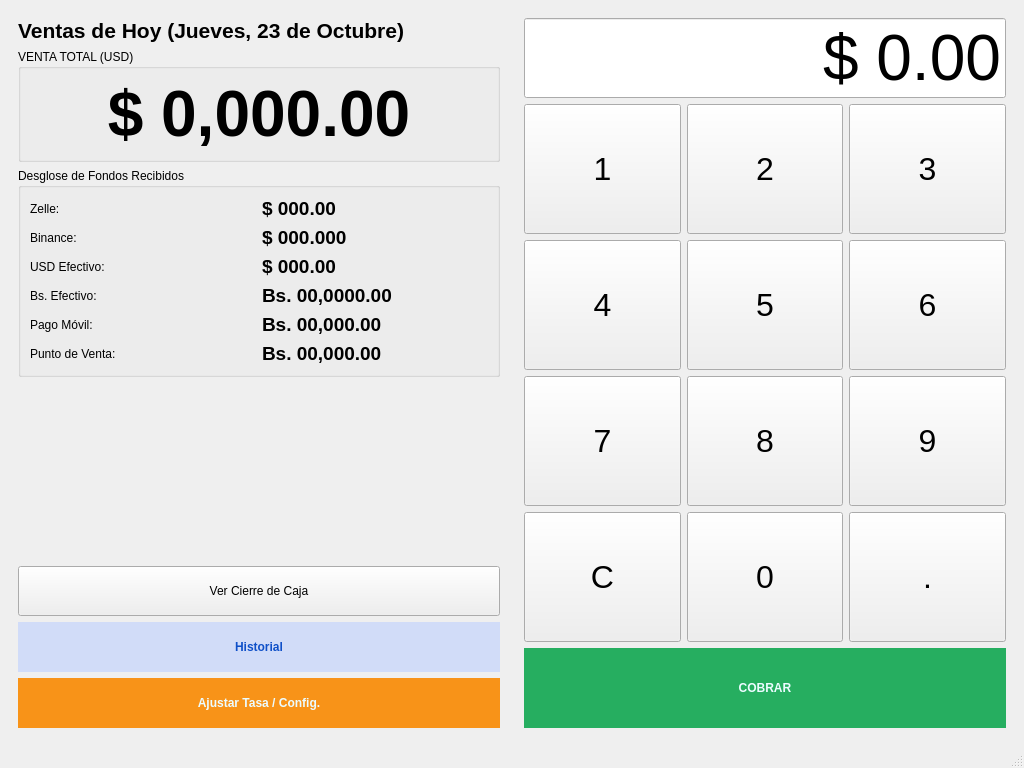
<?xml version="1.0" encoding="UTF-8"?>
<ui version="4.0">
 <class>MainWindow</class>
 <widget class="QMainWindow" name="MainWindow">
  <property name="geometry">
   <rect>
    <x>0</x>
    <y>0</y>
    <width>1024</width>
    <height>768</height>
   </rect>
  </property>
  <property name="windowTitle">
   <string>CajaMaestra</string>
  </property>
  <property name="windowIcon">
   <iconset>
    <normaloff>../../img/logo.png</normaloff>../../img/logo.png</iconset>
  </property>
  <widget class="QWidget" name="centralwidget">
   <layout class="QHBoxLayout" name="horizontalLayout">
    <item>
     <widget class="QWidget" name="dashboardWidget" native="true">
      <property name="sizePolicy">
       <sizepolicy hsizetype="Preferred" vsizetype="Preferred">
        <horstretch>1</horstretch>
        <verstretch>0</verstretch>
       </sizepolicy>
      </property>
      <layout class="QVBoxLayout" name="verticalLayout_2">
       <item>
        <widget class="QLabel" name="dateLabel">
         <property name="font">
          <font>
           <pointsize>16</pointsize>
           <weight>75</weight>
           <bold>true</bold>
          </font>
         </property>
         <property name="text">
          <string>Ventas de Hoy (Jueves, 23 de Octubre)</string>
         </property>
        </widget>
       </item>
       <item>
        <widget class="QGroupBox" name="groupBox">
         <property name="title">
          <string>VENTA TOTAL (USD)</string>
         </property>
         <layout class="QVBoxLayout" name="verticalLayout_3">
          <item>
           <widget class="QLabel" name="totalSalesLabel">
            <property name="font">
             <font>
              <pointsize>48</pointsize>
              <weight>75</weight>
              <bold>true</bold>
             </font>
            </property>
            <property name="text">
             <string>$ 0,000.00</string>
            </property>
            <property name="alignment">
             <set>Qt::AlignCenter</set>
            </property>
           </widget>
          </item>
         </layout>
        </widget>
       </item>
       <item>
        <widget class="QGroupBox" name="groupBox_2">
         <property name="title">
          <string>Desglose de Fondos Recibidos</string>
         </property>
         <layout class="QGridLayout" name="gridLayout_2">
          <item row="0" column="0">
           <widget class="QLabel" name="label_3">
            <property name="text">
             <string>Zelle:</string>
            </property>
           </widget>
          </item>
          <item row="0" column="1">
           <widget class="QLabel" name="zelleLabel">
            <property name="font">
             <font>
              <pointsize>14</pointsize>
              <weight>75</weight>
              <bold>true</bold>
             </font>
            </property>
            <property name="text">
             <string>$ 000.00</string>
            </property>
           </widget>
          </item>
          <item row="4" column="0">
           <widget class="QLabel" name="label_5">
            <property name="text">
             <string>Pago Móvil:</string>
            </property>
           </widget>
          </item>
          <item row="2" column="0">
           <widget class="QLabel" name="label_4">
            <property name="text">
             <string>USD Efectivo:</string>
            </property>
           </widget>
          </item>
          <item row="2" column="1">
           <widget class="QLabel" name="cashLabel">
            <property name="font">
             <font>
              <pointsize>14</pointsize>
              <weight>75</weight>
              <bold>true</bold>
             </font>
            </property>
            <property name="text">
             <string>$ 000.00</string>
            </property>
           </widget>
          </item>
          <item row="4" column="1">
           <widget class="QLabel" name="totalMobilePaymentLabel">
            <property name="font">
             <font>
              <pointsize>14</pointsize>
              <weight>75</weight>
              <bold>true</bold>
             </font>
            </property>
            <property name="text">
             <string>Bs. 00,000.00</string>
            </property>
           </widget>
          </item>
          <item row="5" column="1">
           <widget class="QLabel" name="totalPointSaleLabel">
            <property name="font">
             <font>
              <pointsize>14</pointsize>
              <weight>75</weight>
              <bold>true</bold>
             </font>
            </property>
            <property name="text">
             <string>Bs. 00,000.00</string>
            </property>
           </widget>
          </item>
          <item row="5" column="0">
           <widget class="QLabel" name="label_6">
            <property name="text">
             <string>Punto de Venta:</string>
            </property>
           </widget>
          </item>
          <item row="3" column="0">
           <widget class="QLabel" name="label">
            <property name="text">
             <string>Bs. Efectivo: </string>
            </property>
           </widget>
          </item>
          <item row="3" column="1">
           <widget class="QLabel" name="bsCashLabel">
            <property name="font">
             <font>
              <pointsize>14</pointsize>
              <weight>75</weight>
              <bold>true</bold>
             </font>
            </property>
            <property name="text">
             <string>Bs. 00,0000.00</string>
            </property>
           </widget>
          </item>
          <item row="1" column="0">
           <widget class="QLabel" name="label_7">
            <property name="text">
             <string>Binance:</string>
            </property>
           </widget>
          </item>
          <item row="1" column="1">
           <widget class="QLabel" name="binanceLabel">
            <property name="font">
             <font>
              <pointsize>14</pointsize>
              <weight>75</weight>
              <bold>true</bold>
             </font>
            </property>
            <property name="text">
             <string>$ 000.000</string>
            </property>
           </widget>
          </item>
         </layout>
        </widget>
       </item>
       <item>
        <spacer name="verticalSpacer">
         <property name="orientation">
          <enum>Qt::Vertical</enum>
         </property>
         <property name="sizeHint" stdset="0">
          <size>
           <width>20</width>
           <height>40</height>
          </size>
         </property>
        </spacer>
       </item>
       <item>
        <widget class="QPushButton" name="closeBoxButton">
         <property name="minimumSize">
          <size>
           <width>0</width>
           <height>50</height>
          </size>
         </property>
         <property name="cursor">
          <cursorShape>PointingHandCursor</cursorShape>
         </property>
         <property name="styleSheet">
          <string notr="true">background-color: #0051fe;
color: #ecfcff;
border: none;
border-radius: 50px;
font-weight: 500;

closeBoxButton::hover{
	background-color: #004786;
}</string>
         </property>
         <property name="text">
          <string>Ver Cierre de Caja</string>
         </property>
        </widget>
       </item>
       <item>
        <widget class="QPushButton" name="historyButton">
         <property name="minimumSize">
          <size>
           <width>0</width>
           <height>50</height>
          </size>
         </property>
         <property name="cursor">
          <cursorShape>PointingHandCursor</cursorShape>
         </property>
         <property name="styleSheet">
          <string notr="true">background-color: #d1dcf8;
color: #0f50c8;
border: none;
border-radius: 50px;
font-weight: 500;</string>
         </property>
         <property name="text">
          <string>Historial</string>
         </property>
        </widget>
       </item>
       <item>
        <widget class="QPushButton" name="configButton">
         <property name="minimumSize">
          <size>
           <width>0</width>
           <height>50</height>
          </size>
         </property>
         <property name="cursor">
          <cursorShape>PointingHandCursor</cursorShape>
         </property>
         <property name="styleSheet">
          <string notr="true">background-color: #f89318;
color: #ecfcff;
border: none;
border-radius: 50px;
font-weight: 500;
</string>
         </property>
         <property name="text">
          <string>Ajustar Tasa / Config.</string>
         </property>
        </widget>
       </item>
      </layout>
     </widget>
    </item>
    <item>
     <widget class="QWidget" name="terminalWidget" native="true">
      <property name="sizePolicy">
       <sizepolicy hsizetype="Preferred" vsizetype="Preferred">
        <horstretch>1</horstretch>
        <verstretch>0</verstretch>
       </sizepolicy>
      </property>
      <layout class="QVBoxLayout" name="verticalLayout">
       <item>
        <widget class="QLineEdit" name="displayLineEdit">
         <property name="font">
          <font>
           <pointsize>48</pointsize>
          </font>
         </property>
         <property name="text">
          <string>$ 0.00</string>
         </property>
         <property name="alignment">
          <set>Qt::AlignRight|Qt::AlignTrailing|Qt::AlignVCenter</set>
         </property>
         <property name="readOnly">
          <bool>true</bool>
         </property>
        </widget>
       </item>
       <item>
        <layout class="QGridLayout" name="keypadLayout">
         <item row="0" column="0">
          <widget class="QPushButton" name="btn_1">
           <property name="sizePolicy">
            <sizepolicy hsizetype="Expanding" vsizetype="Expanding">
             <horstretch>0</horstretch>
             <verstretch>0</verstretch>
            </sizepolicy>
           </property>
           <property name="font">
            <font>
             <pointsize>24</pointsize>
            </font>
           </property>
           <property name="text">
            <string>1</string>
           </property>
          </widget>
         </item>
         <item row="0" column="1">
          <widget class="QPushButton" name="btn_2">
           <property name="sizePolicy">
            <sizepolicy hsizetype="Expanding" vsizetype="Expanding">
             <horstretch>0</horstretch>
             <verstretch>0</verstretch>
            </sizepolicy>
           </property>
           <property name="font">
            <font>
             <pointsize>24</pointsize>
            </font>
           </property>
           <property name="text">
            <string>2</string>
           </property>
          </widget>
         </item>
         <item row="0" column="2">
          <widget class="QPushButton" name="btn_3">
           <property name="sizePolicy">
            <sizepolicy hsizetype="Expanding" vsizetype="Expanding">
             <horstretch>0</horstretch>
             <verstretch>0</verstretch>
            </sizepolicy>
           </property>
           <property name="font">
            <font>
             <pointsize>24</pointsize>
            </font>
           </property>
           <property name="text">
            <string>3</string>
           </property>
          </widget>
         </item>
         <item row="1" column="0">
          <widget class="QPushButton" name="btn_4">
           <property name="sizePolicy">
            <sizepolicy hsizetype="Expanding" vsizetype="Expanding">
             <horstretch>0</horstretch>
             <verstretch>0</verstretch>
            </sizepolicy>
           </property>
           <property name="font">
            <font>
             <pointsize>24</pointsize>
            </font>
           </property>
           <property name="text">
            <string>4</string>
           </property>
          </widget>
         </item>
         <item row="1" column="1">
          <widget class="QPushButton" name="btn_5">
           <property name="sizePolicy">
            <sizepolicy hsizetype="Expanding" vsizetype="Expanding">
             <horstretch>0</horstretch>
             <verstretch>0</verstretch>
            </sizepolicy>
           </property>
           <property name="font">
            <font>
             <pointsize>24</pointsize>
            </font>
           </property>
           <property name="text">
            <string>5</string>
           </property>
          </widget>
         </item>
         <item row="1" column="2">
          <widget class="QPushButton" name="btn_6">
           <property name="sizePolicy">
            <sizepolicy hsizetype="Expanding" vsizetype="Expanding">
             <horstretch>0</horstretch>
             <verstretch>0</verstretch>
            </sizepolicy>
           </property>
           <property name="font">
            <font>
             <pointsize>24</pointsize>
            </font>
           </property>
           <property name="text">
            <string>6</string>
           </property>
          </widget>
         </item>
         <item row="2" column="0">
          <widget class="QPushButton" name="btn_7">
           <property name="sizePolicy">
            <sizepolicy hsizetype="Expanding" vsizetype="Expanding">
             <horstretch>0</horstretch>
             <verstretch>0</verstretch>
            </sizepolicy>
           </property>
           <property name="font">
            <font>
             <pointsize>24</pointsize>
            </font>
           </property>
           <property name="text">
            <string>7</string>
           </property>
          </widget>
         </item>
         <item row="2" column="1">
          <widget class="QPushButton" name="btn_8">
           <property name="sizePolicy">
            <sizepolicy hsizetype="Expanding" vsizetype="Expanding">
             <horstretch>0</horstretch>
             <verstretch>0</verstretch>
            </sizepolicy>
           </property>
           <property name="font">
            <font>
             <pointsize>24</pointsize>
            </font>
           </property>
           <property name="text">
            <string>8</string>
           </property>
          </widget>
         </item>
         <item row="2" column="2">
          <widget class="QPushButton" name="btn_9">
           <property name="sizePolicy">
            <sizepolicy hsizetype="Expanding" vsizetype="Expanding">
             <horstretch>0</horstretch>
             <verstretch>0</verstretch>
            </sizepolicy>
           </property>
           <property name="font">
            <font>
             <pointsize>24</pointsize>
            </font>
           </property>
           <property name="text">
            <string>9</string>
           </property>
          </widget>
         </item>
         <item row="3" column="0">
          <widget class="QPushButton" name="btn_c">
           <property name="sizePolicy">
            <sizepolicy hsizetype="Expanding" vsizetype="Expanding">
             <horstretch>0</horstretch>
             <verstretch>0</verstretch>
            </sizepolicy>
           </property>
           <property name="font">
            <font>
             <pointsize>24</pointsize>
            </font>
           </property>
           <property name="text">
            <string>C</string>
           </property>
          </widget>
         </item>
         <item row="3" column="1">
          <widget class="QPushButton" name="btn_0">
           <property name="sizePolicy">
            <sizepolicy hsizetype="Expanding" vsizetype="Expanding">
             <horstretch>0</horstretch>
             <verstretch>0</verstretch>
            </sizepolicy>
           </property>
           <property name="font">
            <font>
             <pointsize>24</pointsize>
            </font>
           </property>
           <property name="text">
            <string>0</string>
           </property>
          </widget>
         </item>
         <item row="3" column="2">
          <widget class="QPushButton" name="btn_dot">
           <property name="sizePolicy">
            <sizepolicy hsizetype="Expanding" vsizetype="Expanding">
             <horstretch>0</horstretch>
             <verstretch>0</verstretch>
            </sizepolicy>
           </property>
           <property name="font">
            <font>
             <pointsize>24</pointsize>
            </font>
           </property>
           <property name="text">
            <string>.</string>
           </property>
          </widget>
         </item>
        </layout>
       </item>
       <item>
        <widget class="QPushButton" name="btn_charge">
         <property name="enabled">
          <bool>false</bool>
         </property>
         <property name="minimumSize">
          <size>
           <width>0</width>
           <height>80</height>
          </size>
         </property>
         <property name="font">
          <font>
           <weight>62</weight>
           <bold>true</bold>
          </font>
         </property>
         <property name="styleSheet">
          <string notr="true">background-color: #26ae60;
color: #ecfcff;
border: none;
border-radius: 50px;
font-weight: 500;</string>
         </property>
         <property name="text">
          <string>COBRAR</string>
         </property>
        </widget>
       </item>
      </layout>
     </widget>
    </item>
   </layout>
  </widget>
  <widget class="QMenuBar" name="menubar">
   <property name="geometry">
    <rect>
     <x>0</x>
     <y>0</y>
     <width>1024</width>
     <height>21</height>
    </rect>
   </property>
  </widget>
  <widget class="QStatusBar" name="statusbar"/>
 </widget>
 <resources/>
 <connections/>
</ui>
